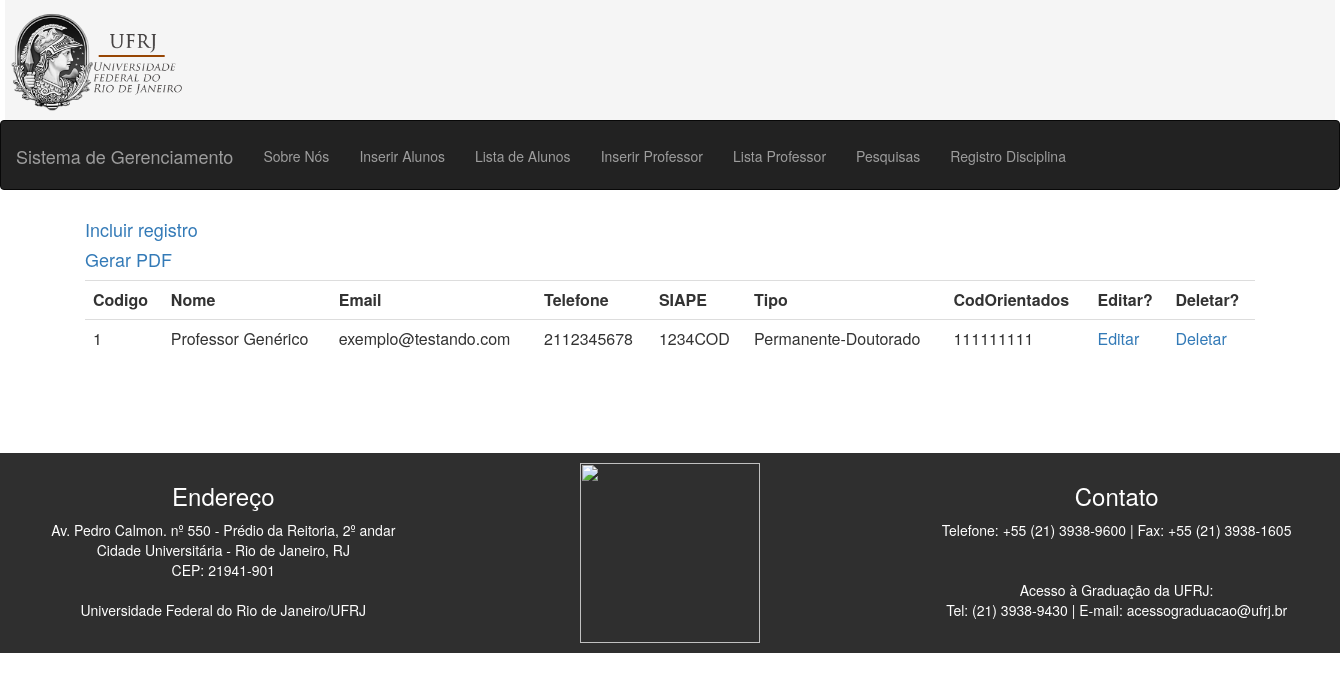
Before: /listaprof with the older database file.
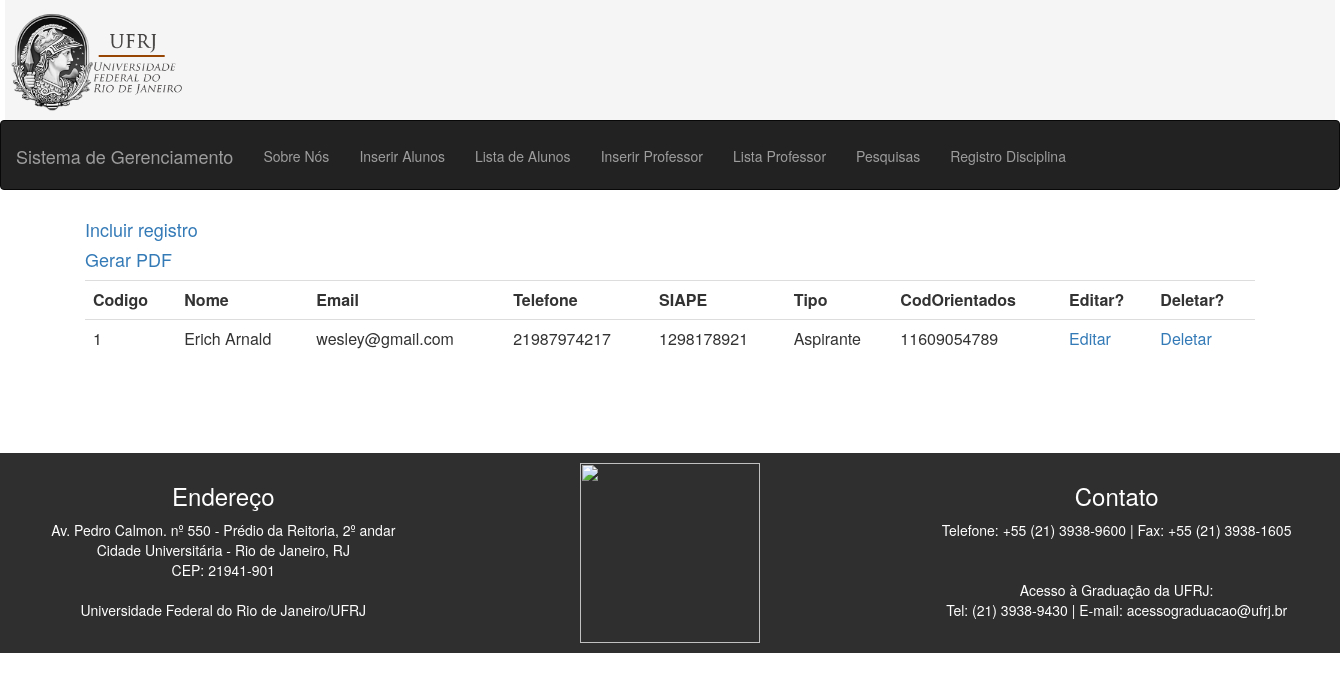
After: the same page with the newer database file.
### tables this page shows
CREATE TABLE Professor (
        id INTEGER PRIMARY KEY AUTOINCREMENT,
        IDGERAL INTEGER,
        SIAPE INTEGER,
        Tipo VARCHAR,
        CodOrientados VARCHAR,
        FOREIGN KEY(IDGERAL) REFERENCES InfoBasica(id)
        );

CREATE TABLE InfoBasica (
        id INTEGER PRIMARY KEY AUTOINCREMENT,
        nome VARCHAR,
        endereco VARCHAR,
        tel INTEGER,
        email VARCHAR

);

### app.py (the view)
@app.route("/listaprof")
def listaProf():
   conn = sqlite3.connect('Sistema.db')
   conn.row_factory = sqlite3.Row
   cur = conn.cursor()
   cur.execute("Select * from Professor, InfoBasica where Professor.IDGERAL=InfoBasica.id;")
   rows = cur.fetchall();
   return render_template("tabela_de_edicao_prof.html", rows=rows)

### templates/tabela_de_edicao_prof.html (shortened to what this page needs)
{% extends "layout.html" %}
{% block body %}
  <div class="container">
    <div class="row">
      <div class="span12">
        <form class="form-horizontal" action='' method="POST">
          <fieldset>
            <a href="{{url_for('registroProf')}}"><h4>Incluir registro</h4></a>
            <a href="#" onclick="generatefromjson();"><h4>Gerar PDF</h4></a>
            <div class="table-responsive">
              <table id="tableProf" class="table">
                <TR>
                  <TH>Codigo</TH>
                  <TH>Nome</TH>
                  <TH>Email</TH>
                  <TH>Telefone</TH>
                  <TH>SIAPE</TH>
                  <TH>Tipo</TH>
                  <TH>CodOrientados</TH>
                  <TH>Editar?</TH>
                  <TH>Deletar?</TH>
                </TR>
                {% for row in rows %}
                  <TR class="cinza">
                    <TD>{{row['id']}}</TD>
                    <TD>{{row['nome']}}</TD>
                    <TD>{{row['email']}}</TD>
                    <TD>{{row['tel']}}</TD>
                    <TD>{{row['SIAPE']}}</TD>
                    <TD>{{row['Tipo']}}</TD>
                    <TD>
                      {% if not row['CodOrientados'] %}
                        Nenhum
                      {% else %}
                        {{row['CodOrientados']}}
                      {% endif %}
                    </TD>
                    <TD><a href="/editProf/{{row['IDGERAL']}}">Editar</a></TD>
                    <TD><a href="/deletar/{{row['IDGERAL']}}">Deletar</a></TD>
                  </TR>
                {% endfor %}
              </table>
            </div>
            <br><br><br>
          </fieldset>
        </form>
      </div>
    </div>
  </div>
{% endblock %}

### templates/layout.html (shortened to what this page needs)
<html>
  <head>
  <link rel="stylesheet" href="https://maxcdn.bootstrapcdn.com/bootstrap/3.3.7/css/bootstrap.min.css">
  <link rel="stylesheet" type="text/css" href="static/css/style.css"/>
  </head>
  <body>
    <div id='topo'>
    <div class="navbar-header"><img src="static/Imagens/UFRJ.png" width="180px"/></div>
  </div>
    <nav class="navbar navbar-inverse">
    <div class="container-fluid">
    <div class="navbar-header">
      <a class="navbar-brand" href="{{url_for('index')}}">Sistema de Gerenciamento</a>
    </div>
    <ul class="nav navbar-nav">
      <li><a href="{{url_for('sobre')}}">Sobre Nós</a></li>
      <li><a href="{{url_for('registro')}}">Inserir Alunos</a></li>
      <li><a href="{{url_for('lista')}}">Lista de Alunos</a></li>
      <li><a href="{{url_for('registroProf')}}">Inserir Professor</a></li>
      <li><a href="{{url_for('listaProf')}}">Lista Professor</a></li>
      <li><a href="{{url_for('pesquisa')}}">Pesquisas</a></li>
      <li><a href="{{url_for('disciplina')}}">Registro Disciplina</a></li>
    </ul>
    </div>
    </nav>
  {% block body %}{% endblock %}
      <div class="container-fluid bg-4 text-center">
        <div class="row">
          <div class="col-md-4"><h3>Endereço</h3>
            <p>Av. Pedro Calmon. nº 550 - Prédio da Reitoria, 2º andar
              <br> Cidade Universitária - Rio de Janeiro, RJ
              <br>CEP: 21941-901
              <br><br>Universidade Federal do Rio de Janeiro/UFRJ</p>
            </div>
            <div class="col-md-4">
              <img src="http://www.residenciamedica.com.br/wp-content/uploads/2014/10/ufrj.png" width="180px">
            </div>
            <div class="col-md-4">
              <h3>Contato</h3>
              <p>
                Telefone: +55 (21) 3938-9600 | Fax: +55 (21) 3938-1605
                <br><br>
                <br>Acesso à Graduação da UFRJ:
                <br> Tel: (21) 3938-9430 | E-mail: acessograduacao@ufrj.br
              </p>
            </div>
          </div>
      </div>
    </body>
  </html>

### static/css/style.css (style rules this page uses)
div#topo { background:#F5F5F5; width:1330px; height:120px; margin:0 auto; }

### templates/layout.html (style rules this page uses)
.bg-4 { background-color: #2f2f2f; color: #ffffff; }
.container-fluid { padding-top: 10px; padding-bottom: 10px; }
.navbar { height: 70px; }

Changed rows visible on the page:
changed Professor id 1: nome "Professor Genérico" → "Erich Arnald"; email "exemplo@testando.com" → "wesley@gmail.com"; tel "2112345678" → "21987974217"; SIAPE "1234COD" → "1298178921"; Tipo "Permanente-Doutorado" → "Aspirante"; CodOrientados "111111111" → "11609054789"
